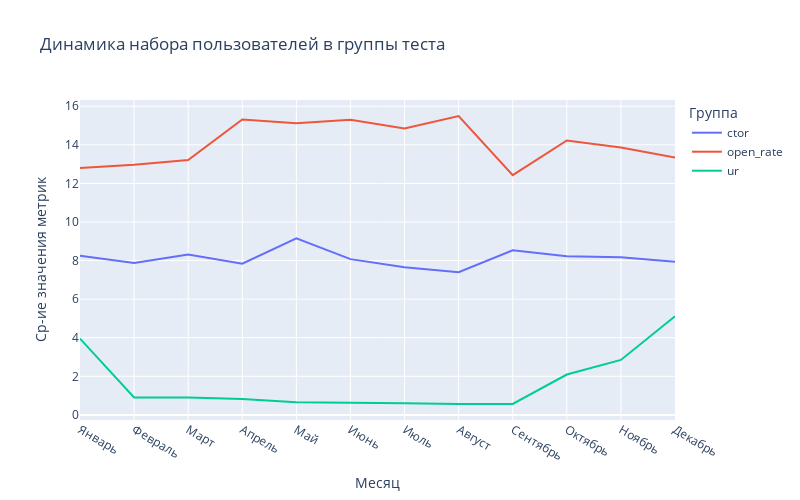

Notebook source saved alongside this figure:
### Code cell
fig = px.line(dynamics.sort_values('Месяц'),
              x="Месяц",
              y=dynamics.columns,
              title="Динамика набора пользователей в группы теста")

fig.update_layout(width=800, height=500,
                  hoverlabel=dict(font_color="white"),
                 legend_title='Группа')

fig.update_xaxes(title='Месяц')
fig.update_yaxes(title='Ср-ие значения метрик')

fig.show()

### Figure 1 — Plotly figure (JSON) as saved in the notebook; plotly's stock layout.template omitted (floating-point values rounded to 4 significant figures)
{"data": [{"hovertemplate": "variable=ctor<br>Месяц=%{x}<br>value=%{y}<extra></extra>", "legendgroup": "ctor", "line": {"color": "#636efa", "dash": "solid"}, "marker": {"symbol": "circle"}, "mode": "lines", "name": "ctor", "orientation": "v", "showlegend": true, "type": "scatter", "x": ["Январь", "Февраль", "Март", "Апрель", "Май", "Июнь", "Июль", "Август", "Сентябрь", "Октябрь", "Ноябрь", "Декабрь"], "xaxis": "x", "y": [8.25, 7.87, 8.316, 7.837, 9.15, 8.075, 7.65, 7.4, 8.528, 8.22, 8.176, 7.941], "yaxis": "y"}, {"hovertemplate": "variable=open_rate<br>Месяц=%{x}<br>value=%{y}<extra></extra>", "legendgroup": "open_rate", "line": {"color": "#EF553B", "dash": "solid"}, "marker": {"symbol": "circle"}, "mode": "lines", "name": "open_rate", "orientation": "v", "showlegend": true, "type": "scatter", "x": ["Январь", "Февраль", "Март", "Апрель", "Май", "Июнь", "Июль", "Август", "Сентябрь", "Октябрь", "Ноябрь", "Декабрь"], "xaxis": "x", "y": [12.79, 12.97, 13.21, 15.32, 15.12, 15.29, 14.84, 15.49, 12.43, 14.22, 13.86, 13.34], "yaxis": "y"}, {"hovertemplate": "variable=ur<br>Месяц=%{x}<br>value=%{y}<extra></extra>", "legendgroup": "ur", "line": {"color": "#00cc96", "dash": "solid"}, "marker": {"symbol": "circle"}, "mode": "lines", "name": "ur", "orientation": "v", "showlegend": true, "type": "scatter", "x": ["Январь", "Февраль", "Март", "Апрель", "Май", "Июнь", "Июль", "Август", "Сентябрь", "Октябрь", "Ноябрь", "Декабрь"], "xaxis": "x", "y": [3.955, 0.9, 0.9, 0.8268, 0.66, 0.615, 0.6, 0.565, 0.5685, 2.094, 2.849, 5.113], "yaxis": "y"}], "layout": {"height": 500, "hoverlabel": {"font": {"color": "white"}}, "legend": {"title": {"text": "Группа"}, "tracegroupgap": 0}, "title": {"text": "Динамика набора пользователей в группы теста"}, "width": 800, "xaxis": {"anchor": "y", "autorange": true, "domain": [0, 1], "range": [0, 11], "title": {"text": "Месяц"}, "type": "category"}, "yaxis": {"anchor": "x", "autorange": true, "domain": [0, 1], "range": [-0.2644, 16.32], "title": {"text": "Ср-ие значения метрик"}, "type": "linear"}}}
